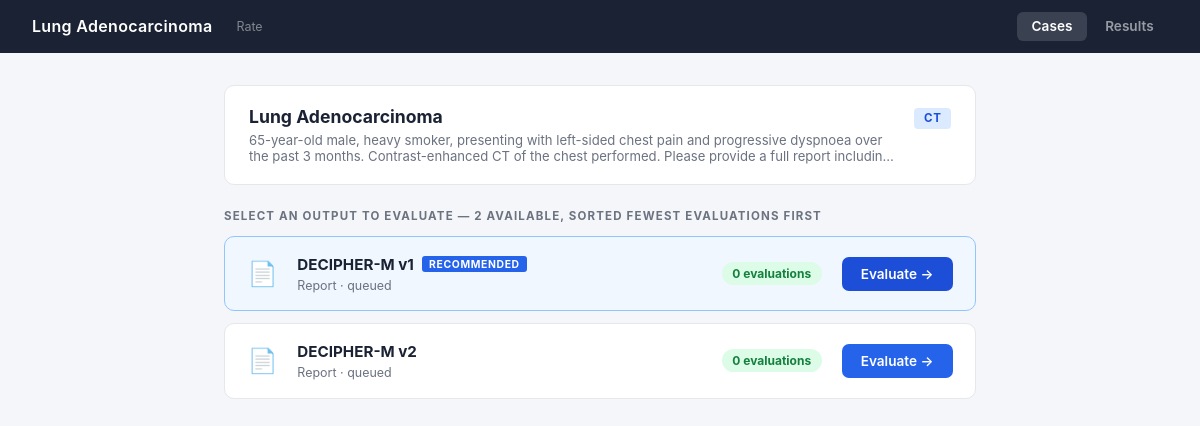
The app's page /cases/3/evaluate with its own data.
### app/models.py (models this page shows)
class Case(Base):
    __tablename__ = "cases"
    id: Mapped[int] = mapped_column(Integer, primary_key=True, index=True)
    title: Mapped[str] = mapped_column(String(255), nullable=False)
    clinical_prompt: Mapped[str] = mapped_column(Text, nullable=False)
    modality: Mapped[str] = mapped_column(String(50), nullable=False)   # CT, MRI, X-ray, etc.
    image_path: Mapped[Optional[str]] = mapped_column(String(512), nullable=True)
    image_data: Mapped[Optional[bytes]] = mapped_column(LargeBinary, nullable=True)
    patient_age: Mapped[Optional[int]] = mapped_column(Integer, nullable=True)
    patient_sex: Mapped[Optional[str]] = mapped_column(String(10), nullable=True)  # M / F / Other
    created_at: Mapped[datetime] = mapped_column(DateTime, default=datetime.utcnow)
    outputs: Mapped[list["ModelOutput"]] = relationship(
        "ModelOutput", back_populates="case", order_by="ModelOutput.generated_at"
    )

class ModelOutput(Base):
    __tablename__ = "model_outputs"
    id: Mapped[int] = mapped_column(Integer, primary_key=True, index=True)
    case_id: Mapped[int] = mapped_column(Integer, ForeignKey("cases.id"), nullable=False)
    model_name: Mapped[str] = mapped_column(String(100), nullable=False)
    model_version: Mapped[Optional[str]] = mapped_column(String(50), nullable=True)  # e.g. "v1.2"
    output_text: Mapped[str] = mapped_column(Text, nullable=False)
    output_type: Mapped[str] = mapped_column(String(50), default="report")  # report | answer | annotation
    status: Mapped[str] = mapped_column(String(20), default="queued", nullable=False)
    generated_at: Mapped[datetime] = mapped_column(DateTime, default=datetime.utcnow)
    bounding_boxes: Mapped[Optional[str]] = mapped_column(Text, nullable=True)
    case: Mapped["Case"] = relationship("Case", back_populates="outputs")
    evaluations: Mapped[list["Evaluation"]] = relationship("Evaluation", back_populates="output")

### app/routes/cases.py (the view)
@router.get("/cases/{case_id}/evaluate")
def evaluate_select(request: Request, case_id: int, db: Session = Depends(get_db)):
    case = (
        db.query(Case)
        .options(joinedload(Case.outputs))
        .filter(Case.id == case_id)
        .first()
    )
    if not case:
        raise HTTPException(status_code=404, detail="Case not found")
    output_data = []
    for output in case.outputs:
        count = db.query(Evaluation).filter(Evaluation.output_id == output.id).count()
        output_data.append({"output": output, "eval_count": count})
    output_data.sort(key=lambda x: x["eval_count"])
    return templates.TemplateResponse("pick_output.html", {
        "request": request,
        "case": case,
        "output_data": output_data,
    })

### app/templates/pick_output.html (shortened to what this page needs)
<!DOCTYPE html>
<html lang="en">
<head>
</head>
<body>
<header>
  <h1>{{ case.title }}</h1>
  <span class="subtitle">Rate</span>
  <nav>
    <a href="/" class="active">Cases</a>
    <a href="/results">Results</a>
  </nav>
</header>
<div class="container">
  <div class="case-header">
    <div class="meta">
      <div class="case-title">{{ case.title }}</div>
      <div class="prompt-preview">{{ case.clinical_prompt }}</div>
    </div>
    {% set m = case.modality | lower %}
    {% if 'ct' in m %}<span class="badge badge-ct">CT</span>
    {% elif 'mri' in m or 'mr' == m %}<span class="badge badge-mri">MRI</span>
    {% elif 'x-ray' in m or 'xray' in m %}<span class="badge badge-xray">X-ray</span>
    {% elif 'ultra' in m or m == 'us' %}<span class="badge badge-us">US</span>
    {% else %}<span class="badge badge-other">{{ case.modality }}</span>{% endif %}
  </div>
  <p class="section-title">Select an output to evaluate — {{ output_data | length }} available, sorted fewest evaluations first</p>
  <div class="output-list">
    {% for item in output_data %}
    <div class="output-row {% if loop.first %}top-pick{% endif %}">
      <div class="row-icon">📄</div>
      <div class="row-body">
        <div class="row-name">
          {{ item.output.model_name }}{% if item.output.model_version %} {{ item.output.model_version }}{% endif %}
          {% if loop.first %}<span class="tag-recommended">Recommended</span>{% endif %}
        </div>
        <div class="row-sub">{{ item.output.output_type | capitalize }} · {{ item.output.status }}</div>
      </div>
      {% if item.eval_count == 0 %}
        <span class="eval-chip zero">0 evaluations</span>
      {% elif item.eval_count <= 2 %}
        <span class="eval-chip low">{{ item.eval_count }} evaluation{{ 's' if item.eval_count != 1 else '' }}</span>
      {% else %}
        <span class="eval-chip medium">{{ item.eval_count }} evaluations</span>
      {% endif %}
      <a href="/cases/{{ case.id }}/evaluate/{{ item.output.id }}" class="btn-pick">Evaluate →</a>
    </div>
    {% endfor %}
  </div>
</div>
</body>
</html>

### app/templates/pick_output.html (style rules this page uses)
*, *::before, *::after { box-sizing: border-box; margin: 0; padding: 0; }
body { font-family: -apple-system, BlinkMacSystemFont, "Segoe UI", Roboto, sans-serif; background: #f4f6f9; color: #1a2233; min-height: 100vh; }
header { background: #1a2233; color: #fff; padding: 0.75rem 2rem; display: flex; align-items: center; gap: 1.5rem; }
header h1 { font-size: 1rem; font-weight: 600; letter-spacing: 0.02em; }
header .subtitle { font-size: 0.78rem; opacity: 0.45; }
header nav { margin-left: auto; display: flex; gap: 0.25rem; }
header nav a { padding: 0.4rem 0.9rem; border-radius: 6px; font-size: 0.85rem; font-weight: 600; text-decoration: none; color: rgba(255,255,255,0.55); transition: background 0.1s, color 0.1s; }
header nav a.active { background: rgba(255,255,255,0.14); color: #fff; }
.container { max-width: 800px; margin: 2rem auto; padding: 0 1.5rem 4rem; }
.case-header { background: #fff; border: 1px solid #e5e7eb; border-radius: 10px; padding: 1.25rem 1.5rem; margin-bottom: 1.5rem; display: flex; align-items: flex-start; gap: 1rem; }
.case-header .meta { flex: 1; }
.case-header .case-title { font-size: 1.1rem; font-weight: 700; margin-bottom: 0.3rem; }
.case-header .prompt-preview { font-size: 0.82rem; color: #6b7280; display: -webkit-box; -webkit-line-clamp: 2; -webkit-box-orient: vertical; overflow: hidden; }
.badge { display: inline-flex; align-items: center; padding: 0.2rem 0.6rem; border-radius: 4px; font-size: 0.72rem; font-weight: 700; letter-spacing: 0.05em; text-transform: uppercase; white-space: nowrap; flex-shrink: 0; margin-top: 0.15rem; }
.badge-ct { background: #dbeafe; color: #1d4ed8; }
.section-title { font-size: 0.72rem; font-weight: 700; letter-spacing: 0.1em; text-transform: uppercase; color: #6b7280; margin-bottom: 0.85rem; }
.output-list { display: flex; flex-direction: column; gap: 0.75rem; }
.output-row { background: #fff; border: 1.5px solid #e5e7eb; border-radius: 10px; padding: 1.1rem 1.4rem; display: flex; align-items: center; gap: 1.25rem; transition: border-color 0.15s, box-shadow 0.15s; }
.output-row.top-pick { border-color: #93c5fd; background: #f0f7ff; }
.output-row .row-icon { font-size: 1.5rem; line-height: 1; flex-shrink: 0; }
.output-row .row-body { flex: 1; min-width: 0; }
.output-row .row-name { font-size: 0.95rem; font-weight: 700; margin-bottom: 0.25rem; display: flex; align-items: center; gap: 0.5rem; flex-wrap: wrap; }
.tag-recommended { font-size: 0.65rem; font-weight: 700; background: #2563eb; color: #fff; padding: 0.1rem 0.45rem; border-radius: 3px; letter-spacing: 0.06em; text-transform: uppercase; }
.output-row .row-sub { font-size: 0.78rem; color: #6b7280; }
.eval-chip { display: inline-flex; align-items: center; gap: 0.3rem; padding: 0.25rem 0.65rem; border-radius: 20px; font-size: 0.75rem; font-weight: 700; white-space: nowrap; flex-shrink: 0; }
.eval-chip.zero { background: #dcfce7; color: #15803d; }
.btn-pick { display: inline-block; padding: 0.55rem 1.2rem; background: #2563eb; color: #fff; border-radius: 7px; font-size: 0.85rem; font-weight: 600; text-decoration: none; white-space: nowrap; flex-shrink: 0; transition: background 0.15s; }
.output-row.top-pick .btn-pick { background: #1d4ed8; }

### records on screen
Case: title "Lung Adenocarcinoma", clinical_prompt "65-year-old male, heavy smoker, presenting with left-sided chest pain and progressive dyspnoea over the past 3 months. Contrast-enhanced CT of the chest performed. Please provide a full report…"
ModelOutput: output.model_name "DECIPHER-M", output.model_version "v1", output.output_type "Report", output.status "queued"
ModelOutput: output.model_name "DECIPHER-M", output.model_version "v2", output.output_type "Report", output.status "queued"

### other values on screen
{{ output_data | length }} "2"
